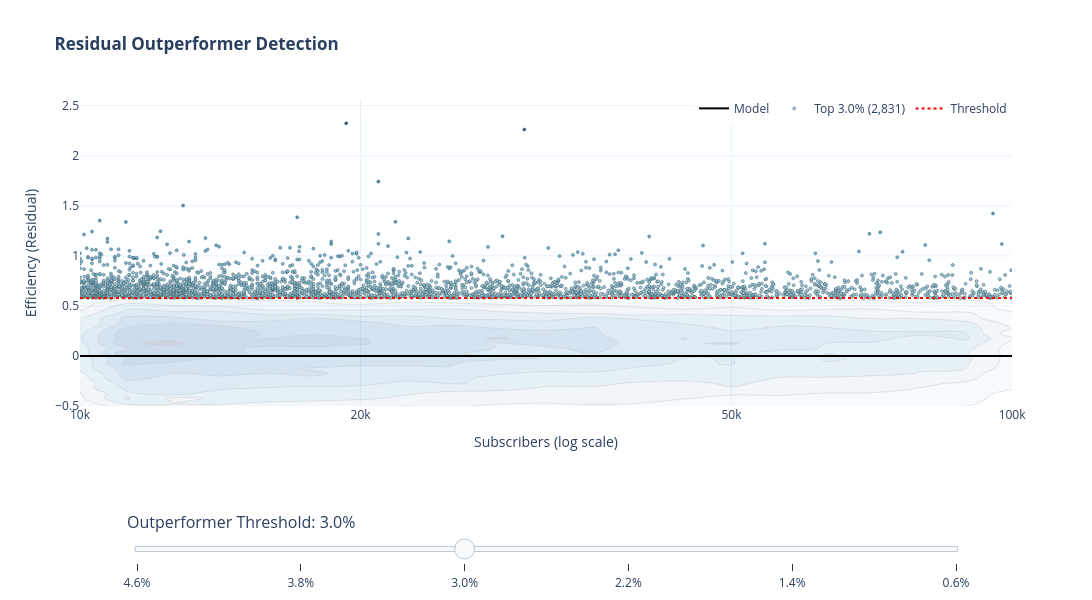

The cell this chart's notebook holds for it:
### Code cell
import plotly.graph_objects as go
import numpy as np
import pandas as pd

# ----------------------------------------
# 1. PREPARE DATA
# ----------------------------------------
df = channels_model.copy()
df["log_subs"] = np.log10(df["subscribers_cc"])

# Define Bounds explicitly
x_min_all, x_max_all = df["log_subs"].min(), df["log_subs"].max()
y_min, y_max = -0.5, df["residual"].max() * 1.1

# 2. Define Steps & Default
# Use your exact preferred steps
step_percentages = [4.6, 3.8, 3.0, 2.2, 1.4, 0.6] 
percentile_values = [p / 100 for p in step_percentages]

# Set Default to 3.0%
default_target = 3.0
# Find the index in our list that corresponds to 3.0%
default_idx = step_percentages.index(default_target) if default_target in step_percentages else 2
current_p = percentile_values[default_idx]

# 3. Filter Data for Maximum range (Top 5%)
max_p = 0.05
min_residual_cutoff = df["residual"].quantile(1 - max_p)
df_max = df[df["residual"] >= min_residual_cutoff].copy().sort_values("residual")

# ----------------------------------------
# 4. PRE-COMPUTE FRAMES
# ----------------------------------------
frames = []

for p in percentile_values:
    cutoff = df["residual"].quantile(1 - p)
    
    # Slice data exactly for this frame
    df_frame = df_max[df_max["residual"] >= cutoff]
    count = len(df_frame)
    
    frames.append(go.Frame(
        name=f"{p:.4f}",
        traces=[2, 3], # Targets traces 2 and 3
        data=[
            go.Scatter(
                x=df_frame["log_subs"],
                y=df_frame["residual"],
                marker=dict(color=df_frame["residual"]),
                # Custom data needed for hover
                customdata=np.stack([df_frame["name_cc"], df_frame["subscribers_cc"]], axis=-1),
                name=f"Top {p*100:.1f}% ({count:,})"
            ),
            go.Scatter(y=[cutoff, cutoff])
        ]
    ))

# ----------------------------------------
# 5. INITIALIZE FIGURE (LOCKED STATE)
# ----------------------------------------
# KEY FIX: We pull the data from the DEFAULT FRAME immediately.
# This guarantees Start State == Default Slider State.
initial_data_scatter = frames[default_idx].data[0]
initial_data_line = frames[default_idx].data[1]

fig = go.Figure(frames=frames)

# Trace 0: Density (Background)
fig.add_trace(go.Histogram2dContour(
    x=df["log_subs"], y=df["residual"], colorscale="Blues",
    ncontours=15, showscale=False, opacity=0.2, hoverinfo='skip', name="Density"
))

# Trace 1: Model Line
fig.add_hline(y=0, line=dict(color="black", width=2))
fig.add_trace(go.Scatter(x=[None], y=[None], mode="lines", line=dict(color="black", width=2), name="Model", hoverinfo='skip'))

# Trace 2: Outperformers (Initialized with EXACT default data)
fig.add_trace(go.Scatter(
    x=initial_data_scatter.x,
    y=initial_data_scatter.y,
    mode="markers",
    marker=dict(
        size=3, 
        color=initial_data_scatter.marker.color,
        colorscale="Blues", cmin=-0.5, cmax=2.5,
        line=dict(width=0.5, color="DarkSlateGrey"), opacity=0.9
    ),
    name=initial_data_scatter.name,
    hovertemplate="<b>%{customdata[0]}</b><br>Subs: %{customdata[1]:,.0f}<br>Residual: %{y:.3f}<extra></extra>",
    customdata=initial_data_scatter.customdata
))

# Trace 3: Cutoff Line (Initialized with EXACT default data)
fig.add_trace(go.Scatter(
    x=[x_min_all, x_max_all],
    y=initial_data_line.y,
    mode="lines",
    line=dict(color="red", width=2, dash="dot"),
    name="Threshold"
))

# ----------------------------------------
# 6. SLIDER & LAYOUT (NO ANIMATION CONFIG)
# ----------------------------------------
slider_steps = []
for p in percentile_values:
    slider_steps.append({
        "label": f"{p*100:.1f}%",
        "method": "animate",
        "args": [
            [f"{p:.4f}"],
            # IMMEDIATE MODE: Duration 0 forces instant snap
            {"mode": "immediate", "frame": {"duration": 0, "redraw": True}, "transition": {"duration": 0}}
        ]
    })

layout_slider = [{
    "active": default_idx, # CRITICAL: Tells the HTML slider it is already at index 2
    "currentvalue": {"prefix": "Outperformer Threshold: ", "font": {"size": 16}}, 
    "pad": {"t": 40}, "len": 0.9, "x": 0.05, "y": -0.2,
    "steps": slider_steps,
    # Double lock transition on the slider object itself
    "transition": {"duration": 0} 
}]

fig.update_layout(
    title="<b>Residual Outperformer Detection</b>",
    template="plotly_white",
    width=1100, height=600,
    sliders=layout_slider,
    margin=dict(b=120, t=100),
    legend=dict(orientation="h", y=1.02, x=1, xanchor="right"),
    xaxis=dict(
        title="Subscribers (log scale)",
        # HARD LOCK THE RANGE: Prevents "Left to Right" drift
        range=[x_min_all, x_max_all], 
        autorange=False, 
        fixedrange=True, # Optional: prevents user zooming if you want strict lock
        constrain='domain', 
        tickmode="array",
        tickvals=[4, 4.301, 4.699, 5], ticktext=["10k", "20k", "50k", "100k"], 
    ),
    yaxis=dict(title="Efficiency (Residual)", range=[y_min, y_max]),
)

fig.show()

### Figure 1 — Plotly figure (JSON) as saved in the notebook; plotly's stock layout.template omitted (floating-point values rounded to 4 significant figures; data arrays with more than 128 entries replaced by an {"elided": "..."} marker saying what was removed)
{"data": [{"colorscale": [[0, "rgb(247,251,255)"], [0.125, "rgb(222,235,247)"], [0.25, "rgb(198,219,239)"], [0.375, "rgb(158,202,225)"], [0.5, "rgb(107,174,214)"], [0.625, "rgb(66,146,198)"], [0.75, "rgb(33,113,181)"], [0.875, "rgb(8,81,156)"], [1, "rgb(8,48,107)"]], "hoverinfo": "skip", "name": "Density", "ncontours": 15, "opacity": 0.2, "showscale": false, "type": "histogram2dcontour", "x": {"elided": "94362 float values"}, "y": {"elided": "94362 float values"}}, {"hoverinfo": "skip", "line": {"color": "black", "width": 2}, "mode": "lines", "name": "Model", "type": "scatter", "x": [null], "y": [null]}, {"customdata": {"elided": "2831x2 mixed values"}, "hovertemplate": "<b>%{customdata[0]}</b><br>Subs: %{customdata[1]:,.0f}<br>Residual: %{y:.3f}<extra></extra>", "marker": {"cmax": 2.5, "cmin": -0.5, "color": {"elided": "2831 float values"}, "colorscale": [[0, "rgb(247,251,255)"], [0.125, "rgb(222,235,247)"], [0.25, "rgb(198,219,239)"], [0.375, "rgb(158,202,225)"], [0.5, "rgb(107,174,214)"], [0.625, "rgb(66,146,198)"], [0.75, "rgb(33,113,181)"], [0.875, "rgb(8,81,156)"], [1, "rgb(8,48,107)"]], "line": {"color": "DarkSlateGrey", "width": 0.5}, "opacity": 0.9, "size": 3}, "mode": "markers", "name": "Top 3.0% (2,831)", "type": "scatter", "x": {"elided": "2831 float values"}, "y": {"elided": "2831 float values"}}, {"line": {"color": "red", "dash": "dot", "width": 2}, "mode": "lines", "name": "Threshold", "type": "scatter", "x": [4, 5.0], "y": [0.5784, 0.5784]}], "layout": {"height": 600, "legend": {"orientation": "h", "x": 1, "xanchor": "right", "y": 1.02}, "margin": {"b": 120, "t": 100}, "shapes": [{"line": {"color": "black", "width": 2}, "type": "line", "x0": 0, "x1": 1, "xref": "x domain", "y0": 0, "y1": 0, "yref": "y"}], "sliders": [{"active": 2, "currentvalue": {"font": {"size": 16}, "prefix": "Outperformer Threshold: "}, "len": 0.9, "pad": {"t": 40}, "steps": [{"args": [["0.0460"], {"frame": {"duration": 0, "redraw": true}, "mode": "immediate", "transition": {"duration": 0}}], "label": "4.6%", "method": "animate"}, {"args": [["0.0380"], {"frame": {"duration": 0, "redraw": true}, "mode": "immediate", "transition": {"duration": 0}}], "label": "3.8%", "method": "animate"}, {"args": [["0.0300"], {"frame": {"duration": 0, "redraw": true}, "mode": "immediate", "transition": {"duration": 0}}], "label": "3.0%", "method": "animate"}, {"args": [["0.0220"], {"frame": {"duration": 0, "redraw": true}, "mode": "immediate", "transition": {"duration": 0}}], "label": "2.2%", "method": "animate"}, {"args": [["0.0140"], {"frame": {"duration": 0, "redraw": true}, "mode": "immediate", "transition": {"duration": 0}}], "label": "1.4%", "method": "animate"}, {"args": [["0.0060"], {"frame": {"duration": 0, "redraw": true}, "mode": "immediate", "transition": {"duration": 0}}], "label": "0.6%", "method": "animate"}], "transition": {"duration": 0}, "x": 0.05, "y": -0.2}], "title": {"text": "<b>Residual Outperformer Detection</b>"}, "width": 1100, "xaxis": {"autorange": false, "constrain": "domain", "fixedrange": true, "range": [4, 5.0], "tickmode": "array", "ticktext": ["10k", "20k", "50k", "100k"], "tickvals": [4, 4.301, 4.699, 5], "title": {"text": "Subscribers (log scale)"}}, "yaxis": {"range": [-0.5, 2.557], "title": {"text": "Efficiency (Residual)"}}}}
